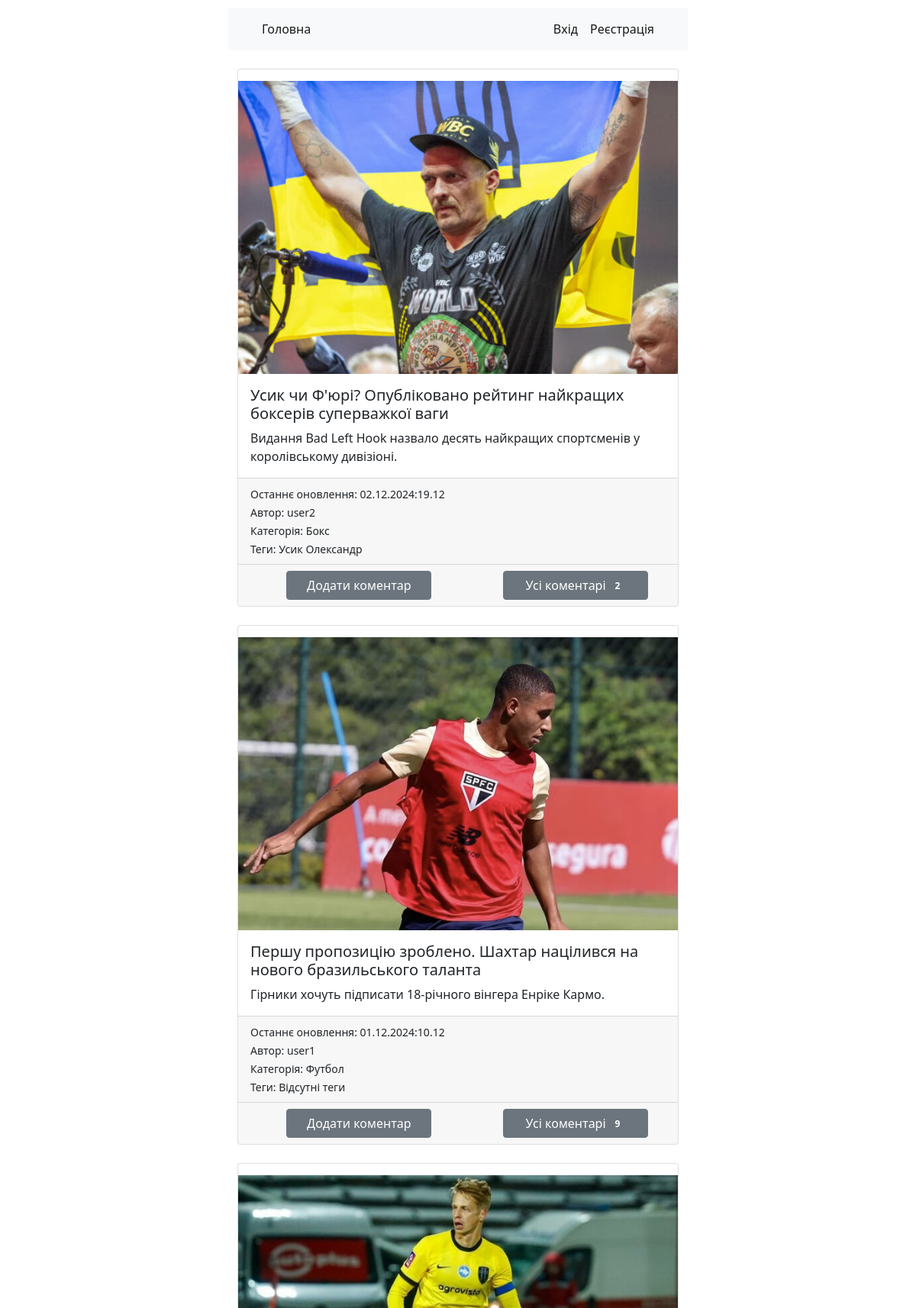
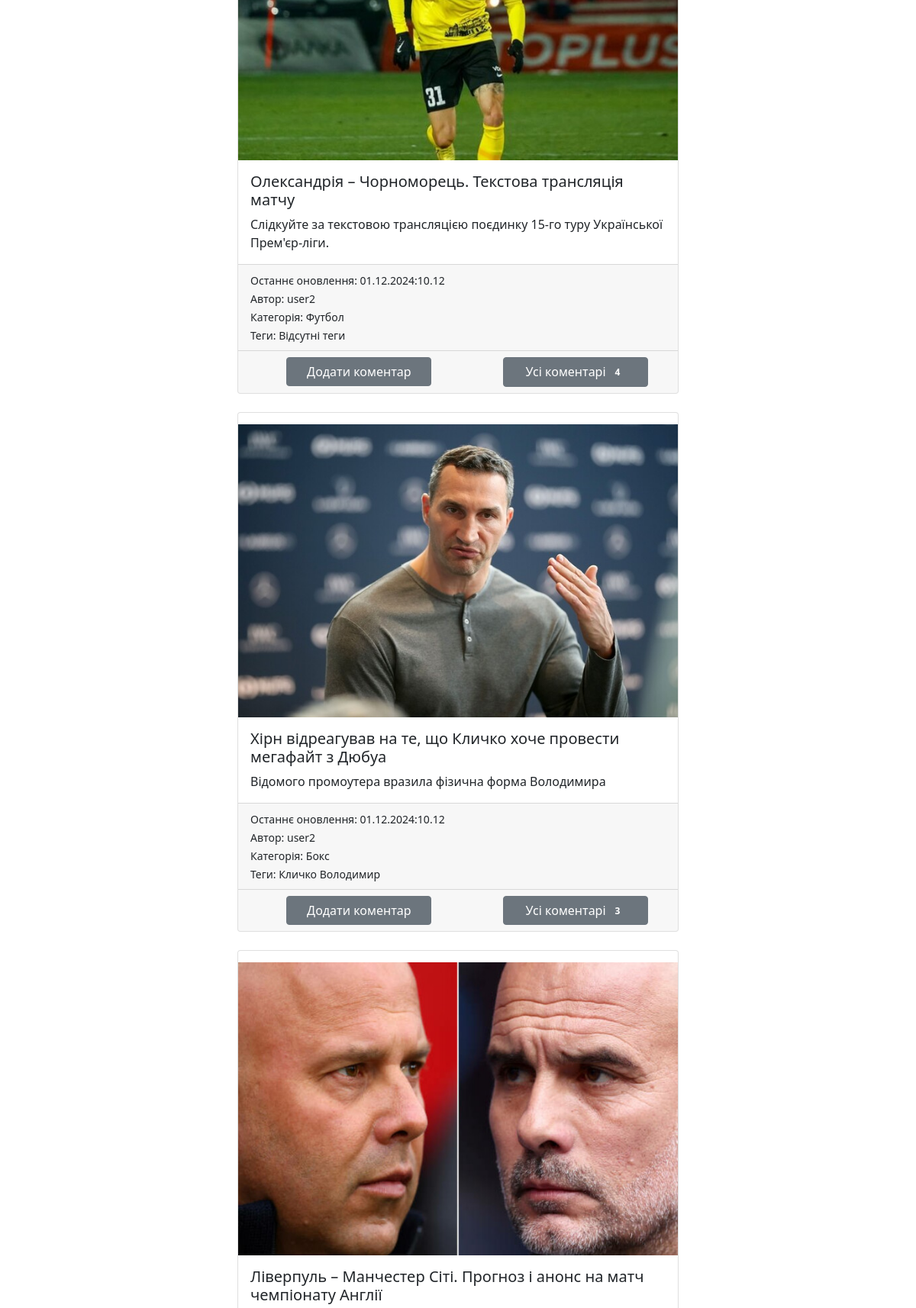
The page / (upper part) on the database its author committed (2 pictures, top to bottom).
### blog/models.py (models this page shows, shortened)
class Post(models.Model):
    title = models.CharField(max_length=200, verbose_name="Заголовок")
    content = models.TextField(verbose_name="Зміст")
    created_at = models.DateTimeField(auto_now_add=True)
    updated_at = models.DateTimeField(auto_now=True)
    category = models.ForeignKey(Category, on_delete=models.SET_NULL, null=True, blank=True, verbose_name="Категорія")
    tags = models.ManyToManyField(Tag, blank=True, verbose_name="Теги")
    author = models.ForeignKey(User, on_delete=models.CASCADE)
    image = models.ImageField(upload_to='post_images/', default=None, null=True, blank=True, verbose_name="Зображення")
    class Meta:
        ordering = ['-updated_at']

class Category(models.Model):
    name = models.CharField(max_length=100)

class Tag(models.Model):
    name = models.CharField(max_length=100)
    class Meta:
        ordering = ['name']

### blog/views.py (the view)
# urls.py: path('', views.all_blog, name='all_blog'),
def all_blog(request):
    posts = Post.objects.annotate(comment_count=Count('comment')).order_by('-updated_at')
    context = {'posts': posts,
               'title': "Пости"}
    form = CommentForm()
    context['comment_form'] = form
    return render(request, 'blog/index.html', context=context)

### blog/templates/blog/index.html (shortened to what this page needs)
{% extends 'base.html' %}
{% block content %}
    {% for post in posts %}
        <div class="row row-cols-1 row-cols-md-2 justify-content-center">
            <div class="col">
                <div class="card h-100">
                    <img src="{{ post.image.url }}" class="card-img-top resize-image-width mx-auto d-block"
                         alt="Зображення для поста">
                    <div class="card-body">
                        <h5 class="card-title">{{ post.title }}</h5>
                        <p class="card-text">{{ post.content }}</p>
                    </div>
                    <div class="card-footer">
                        <small class="text-body-secondary">Останнє оновлення: {{ post.updated_at|date:"d.m.Y:H.m" }}
                        </small>
                        <br>
                        <small class="text-body-secondary">Автор: {{ post.author.username }}</small>
                        <br>
                        <small class="text-body-secondary">Категорія: {{ post.category.name }}</small>
                        <br>
                        <small class="text-body-secondary">Теги:
                            {% for tag in post.tags.all %}
                                {{ tag.name }}{% if not forloop.last %}, {% endif %}
                            {% empty %}
                                Відсутні теги
                            {% endfor %}
                        </small>
                    </div>
                    <div class="card-footer">
                        <div class="row justify-content-around">
                            <div class="col-4">
                                <form method="post" action="{% url 'add_comment' %}">
                                <button class=" btn btn-secondary" id="add_comment">Додати коментар</button>
                            </form>
                            </div>
                            <div class="col-4">
                                <form method="post" action="{% url 'all_comments_post' %}">
                                <button class="btn btn-secondary" id="all_comments" type="submit">Усі коментарі
                                    <span class="badge text-bg-dark">{{ post.comment_count }}</span>
                                </button>
                            </form>
                            </div>
                        </div>
                        </div>
                    </div>
                </div>
            </div>
        <br>
    {% endfor %}
{% endblock content %}

### templates/base.html (shortened to what this page needs)
<!DOCTYPE html>
{% load static %}
<html lang="en">
<head>
    <link rel="stylesheet" href="{% static 'blog/css/styles.css' %}"/>
    <link href="https://cdn.jsdelivr.net/npm/bootstrap@5.0.2/dist/css/bootstrap.min.css"
          rel="stylesheet"
>
</head>
<body>
<header>
    <div class="row row-cols-1 row-cols-md-2 justify-content-center">
        <nav class="navbar navbar-expand-lg navbar-light bg-light">
            <div class="container-fluid">
                <div class="collapse navbar-collapse" id="navbarSupportedContent">
                    <ul class="navbar-nav me-auto mb-2 mb-lg-0">
                        <li class="nav-item">
                            <a class="nav-link active" aria-current="page" href="{% url 'all_blog' %}">Головна</a>
                        </li>
                    </ul>
                    {% if user.is_authenticated %}
                        <ul class="navbar-nav me-auto mb-2 mb-lg-0">
                            <li class="nav-item">
                                <a class="nav-link active" aria-current="page" href="{% url 'add_post' %}">Додати пост</a>
                            </li>
                        </ul>
                        <ul class="navbar-nav mb-2 mb-lg-0">
                            <li class="nav-item">
                                <a class="nav-link active" aria-current="page" href="{% url 'logout' %}">Вихід</a>
                            </li>
                            <li class="nav-item">
                                <a class="nav-link active" aria-current="page" href="#">{{ user }}</a>
                            </li>
                        </ul>
                    {% else %}
                        <ul class="navbar-nav mb-2 mb-lg-0">
                            <li class="nav-item">
                                <a class="nav-link active" aria-current="page" href="{% url 'login' %}">Вхід</a>
                            </li>
                            <li class="nav-item">
                                <a class="nav-link active" aria-current="page" href="{% url 'register' %}">Реєстрація</a>
                            </li>
                        </ul>
                    {% endif %}
                </div>
            </div>
        </nav>
    </div>
    <br>
</header>
{% block content %}
{% endblock content %}
</body>
</html>

### blog/static/blog/css/styles.css (style rules this page uses)
body { padding: 10px; }
.resize-image-width { width: 500px; height: auto; }
img { padding-top: 15px; }
button { width: 190px; }

### rows shown on the page
Post: image (picture), title "Усик чи Ф'юрі? Опубліковано рейтинг найкращих боксерів суперважкої ваги", content "Видання Bad Left Hook назвало десять найкращих спортсменів у королівському дивізіоні.", updated_at "02.12.2024:19.12", author.username "user2", category.name "Бокс", comment_count "2"
Tag: name "Усик Олександр"
Post: image (picture), title "Першу пропозицію зроблено. Шахтар націлився на нового бразильського таланта", content "Гірники хочуть підписати 18-річного вінгера Енріке Кармо.", updated_at "01.12.2024:10.12", author.username "user1", category.name "Футбол", comment_count "9"
Post: image (picture), title "Олександрія – Чорноморець. Текстова трансляція матчу", content "Слідкуйте за текстовою трансляцією поєдинку 15-го туру Української Прем'єр-ліги.", updated_at "01.12.2024:10.12", author.username "user2", category.name "Футбол", comment_count "4"
Post: image (picture), title "Хірн відреагував на те, що Кличко хоче провести мегафайт з Дюбуа", content "Відомого промоутера вразила фізична форма Володимира", updated_at "01.12.2024:10.12", author.username "user2", category.name "Бокс", comment_count "3"
Tag: name "Кличко Володимир"
Post: image (picture), title "Ліверпуль – Манчестер Сіті. Прогноз і анонс на матч чемпіонату Англії"
